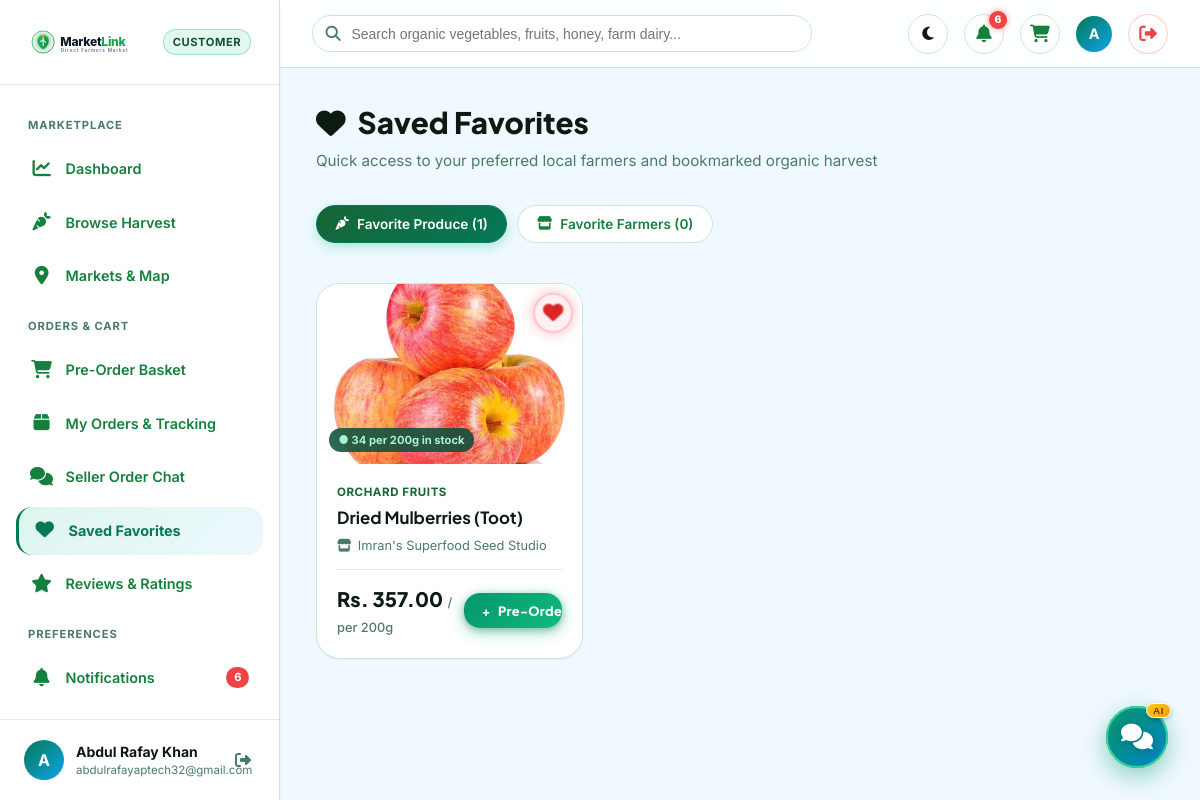
The app's page /customer/favorites.php (signed in), older data.
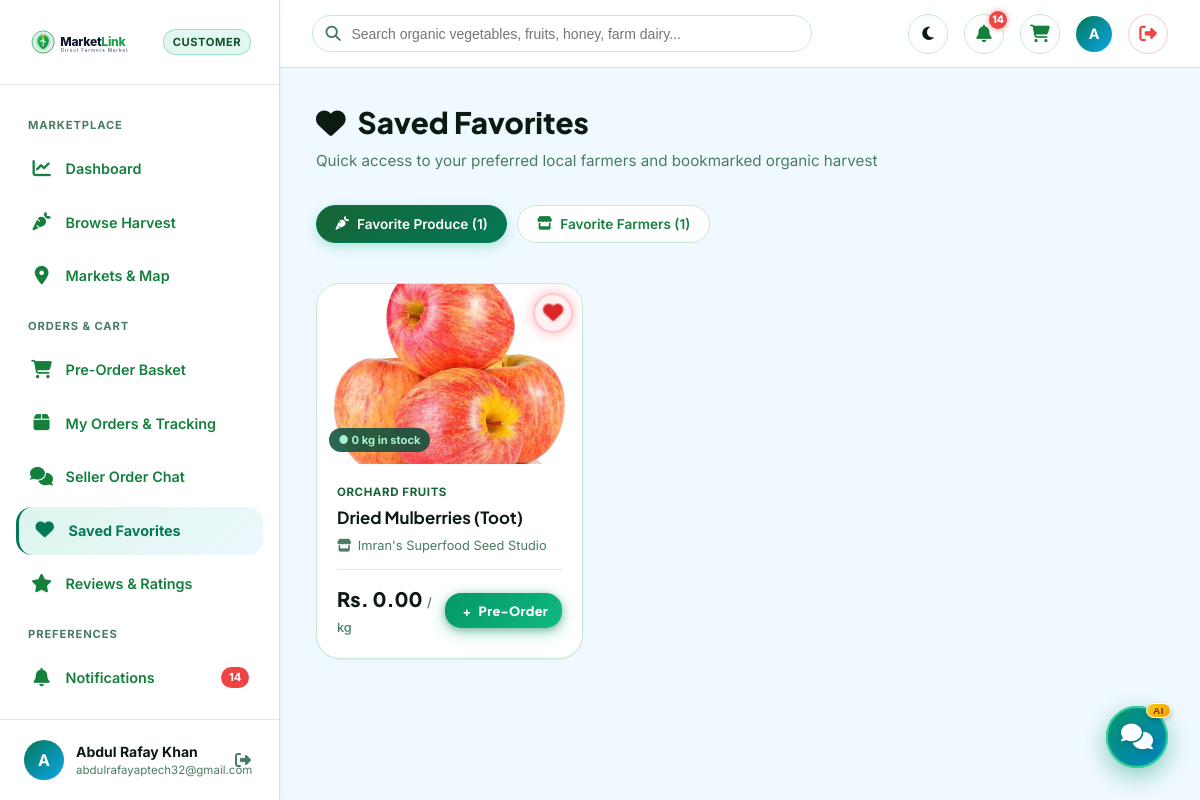
The same page, newer data.
### tables this page shows
CREATE TABLE `favorite_products` (
  `favorite_id` int(11) NOT NULL,
  `customer_id` int(11) NOT NULL,
  `product_id` int(11) NOT NULL,
  `created_at` datetime DEFAULT current_timestamp()
);

CREATE TABLE `products` (
  `product_id` int(11) NOT NULL,
  `farmer_id` int(11) NOT NULL,
  `category_id` int(11) NOT NULL,
  `product_name` varchar(100) NOT NULL,
  `description` text DEFAULT NULL,
  `unit` varchar(30) NOT NULL,
  `is_recurring_template` tinyint(1) DEFAULT 1,
  `image_url` varchar(255) DEFAULT NULL,
  `created_at` datetime DEFAULT current_timestamp(),
  `updated_at` datetime DEFAULT current_timestamp() ON UPDATE current_timestamp()
);

CREATE TABLE `product_categories` (
  `category_id` int(11) NOT NULL,
  `category_name` varchar(50) NOT NULL,
  `description` varchar(255) DEFAULT NULL,
  `category_image` varchar(255) DEFAULT NULL,
  `is_active` tinyint(1) DEFAULT 1,
  `created_at` datetime DEFAULT current_timestamp()
);

CREATE TABLE `farmer_profiles` (
  `farmer_id` int(11) NOT NULL,
  `stall_name` varchar(120) NOT NULL,
  `contact_person` varchar(100) NOT NULL,
  `business_phone` varchar(20) NOT NULL,
  `business_email` varchar(100) DEFAULT NULL,
  `description` text DEFAULT NULL,
  `address` text NOT NULL,
  `latitude` decimal(10,8) NOT NULL,
  `longitude` decimal(11,8) NOT NULL,
  `order_cutoff_time` time DEFAULT '18:00:00',
  `approval_status` enum('pending','approved','rejected','suspended') DEFAULT 'pending',
  `created_at` datetime DEFAULT current_timestamp(),
  `updated_at` datetime DEFAULT current_timestamp() ON UPDATE current_timestamp()
);

### config/db.php (called while the page is built, shortened)
<?php
function resolveImageUrl(?string $imageUrl, string $fallback = ''): string {
    return BASE_URL . '/' . ltrim($imageUrl, '/');
}

### customer/favorites.php (the view, shortened to what the changed rows need)
<?php
$activePage = 'favorites';
require_once __DIR__ . '/includes/customer_header.php';
$currentTab = $_GET['tab'] ?? 'products';
$favProdStmt = $pdo->prepare("SELECT fp_fav.favorite_id, fp_fav.created_at as saved_at,
                                     p.product_id, p.product_name, p.unit, p.image_url,
                                     pc.category_name,
                                     fp.stall_name,
                                     wi.stall_id, wi.price, wi.stock_quantity, wi.is_available
                              FROM favorite_products fp_fav
                              JOIN products p ON fp_fav.product_id = p.product_id
                              JOIN product_categories pc ON p.category_id = pc.category_id
                              JOIN farmer_profiles fp ON p.farmer_id = fp.farmer_id
                              LEFT JOIN weekly_inventory wi ON p.product_id = wi.product_id
                              WHERE fp_fav.customer_id = :uid AND fp.approval_status = 'approved'
                              GROUP BY p.product_id
                              ORDER BY fp_fav.favorite_id DESC");
$favProdStmt->execute([':uid' => $currentUserId]);
$favProducts = $favProdStmt->fetchAll();
$favFarmStmt = $pdo->prepare("SELECT ff.favorite_id, ff.created_at as saved_at,
                                     fp.farmer_id, fp.stall_name, fp.contact_person, fp.business_phone, fp.description,
                                     m.market_name, m.operating_days, m.operating_hours,
                                     fms.stall_number_location, fms.market_id
                              FROM favorite_farmers ff
                              JOIN farmer_profiles fp ON ff.farmer_id = fp.farmer_id
                              LEFT JOIN farmer_market_stalls fms ON fp.farmer_id = fms.farmer_id
                              LEFT JOIN markets m ON fms.market_id = m.market_id
                              WHERE ff.customer_id = :uid AND fp.approval_status = 'approved'
                              GROUP BY fp.farmer_id
                              ORDER BY ff.favorite_id DESC");
$favFarmStmt->execute([':uid' => $currentUserId]);
$favFarmers = $favFarmStmt->fetchAll();
?>
<div class="page-header-row">
  <div>
    <h1 class="page-heading">
      <span><i class="fa-solid fa-heart" aria-hidden="true"></i></span> Saved Favorites
    </h1>
  </div>
</div>
<div class="filter-pills-row" style="margin-bottom:2rem;">
  <a href="<?= BASE_URL ?>/customer/favorites.php?tab=products" class="filter-pill <?= ($currentTab === 'products') ? 'active' : '' ?>">
    <i class="fa-solid fa-carrot" aria-hidden="true"></i> Favorite Produce (<?= count($favProducts) ?>)
  </a>
  <a href="<?= BASE_URL ?>/customer/favorites.php?tab=farmers" class="filter-pill <?= ($currentTab === 'farmers') ? 'active' : '' ?>">
    <i class="fa-solid fa-store" aria-hidden="true"></i> Favorite Farmers (<?= count($favFarmers) ?>)
  </a>
</div>
<?php if ($currentTab === 'products'): ?>
  <?php if (!empty($favProducts)): ?>
    <div class="products-catalog-grid">
      <?php foreach ($favProducts as $prod): ?>
        <div class="product-item-card" id="fav-prod-card-<?= $prod['product_id'] ?>">
          <div class="product-thumb-container">
            <img src="<?= htmlspecialchars(resolveImageUrl($prod['image_url'])) ?>" alt="" class="product-thumb-img" onerror="this.onerror=null; this.src='<?= BASE_URL ?>/assets/images/cat-vegetables.svg';">
            <button type="button" class="product-fav-btn js-fav-toggle is-favorite"
                    data-type="product" data-id="<?= $prod['product_id'] ?>" title="Remove from favorites" aria-label="Remove favorite">
              <i class="fa-solid fa-heart" aria-hidden="true"></i>
            </button>
            <span class="product-stock-tag">
              ● <?= (int)$prod['stock_quantity'] ?> <?= htmlspecialchars($prod['unit']) ?> in stock
            </span>
          </div>
          <div class="product-card-body">
            <div class="product-category-label"><?= htmlspecialchars($prod['category_name']) ?></div>
            <h4 class="product-card-title"><?= htmlspecialchars($prod['product_name']) ?></h4>
            <div class="product-farmer-meta">
              <span><i class="fa-solid fa-store" aria-hidden="true"></i></span> <span><?= htmlspecialchars($prod['stall_name']) ?></span>
            </div>
            <div class="product-card-price-row">
              <div>
                <span class="product-price-val">Rs. <?= number_format($prod['price'], 2) ?></span>
                <span class="product-unit-val">/ <?= htmlspecialchars($prod['unit']) ?></span>
              </div>
              <button type="button" class="btn-add-cart" onclick="addToPreOrder(<?= $prod['product_id'] ?>, <?= $prod['stall_id'] ?? 1 ?>, 1)">
                <span>+</span> Pre-Order
              </button>
            </div>
          </div>
        </div>
      <?php endforeach; ?>
    </div>
  <?php endif; ?>
<?php endif; ?>
<?php require_once __DIR__ . '/includes/customer_footer.php'; ?>

### customer/includes/customer_header.php (shortened to what the changed rows need)
<?php
require_once __DIR__ . '/../../config/db.php';
$pdo = getDBConnection();
$currentUserId = $_SESSION['user_id'];
$unreadStmt = $pdo->prepare("SELECT COUNT(*) FROM notifications WHERE user_id = :uid AND is_read = 0");
$unreadStmt->execute([':uid' => $currentUserId]);
$unreadNotifsCount = (int)$unreadStmt->fetchColumn();
$activePage = $activePage ?? 'dashboard';
?>
<!DOCTYPE html>
<html lang="en">
<head>
  <link rel="stylesheet" href="https://cdnjs.cloudflare.com/ajax/libs/font-awesome/6.7.2/css/all.min.css">
  <link rel="stylesheet" href="<?= BASE_URL ?>/assets/css/main.css">
  <link rel="stylesheet" href="<?= BASE_URL ?>/assets/css/home.css">
  <link rel="stylesheet" href="<?= BASE_URL ?>/assets/css/customer.css">
  <link rel="stylesheet" href="<?= BASE_URL ?>/assets/css/responsive.css">
  <link rel="stylesheet" href="<?= BASE_URL ?>/assets/css/ai-assistant.css">
  <link rel="stylesheet" href="https://unpkg.com/leaflet@1.9.4/dist/leaflet.css"/>
</head>
<body>
<div class="customer-layout">
  <?php require_once __DIR__ . '/customer_sidebar.php'; ?>
  <div class="customer-main">
    <header class="customer-topbar">
      <div class="topbar-right">
        <a href="<?= BASE_URL ?>/customer/notifications.php" class="topbar-btn" title="Notifications">
          <i class="fa-solid fa-bell" aria-hidden="true"></i>
          <?php if ($unreadNotifsCount > 0): ?>
            <span class="topbar-badge"><?= $unreadNotifsCount ?></span>
          <?php endif; ?>
        </a>
      </div>
    </header>
    <main class="customer-content">

### customer/includes/customer_sidebar.php (shortened to what the changed rows need)
<aside class="customer-sidebar">
  <nav class="sidebar-nav">
    <a href="<?= BASE_URL ?>/customer/notifications.php" class="sidebar-link <?= ($activePage === 'notifications') ? 'active' : '' ?>">
      <div class="sidebar-link-content">
        <span class="sidebar-link-icon"><i class="fa-solid fa-bell" aria-hidden="true"></i></span>
        <span>Notifications</span>
      </div>
      <?php if ($unreadNotifsCount > 0): ?>
        <span class="sidebar-count-badge" style="background:#ef4444;"><?= $unreadNotifsCount ?></span>
      <?php endif; ?>
    </a>
  </nav>
</aside>

Row changes from the older to the newer data that the page shows:
changed through a linked row, favorite_products "Dried Mulberries (Toot)": stock_quantity "34" → "0"; product.unit "per 200g" → "kg"; price "357.00" → "0.00"
Text that changed along with them:
$unreadNotifsCount: "6" → "14"
count($favFarmers): "0" → "1"
